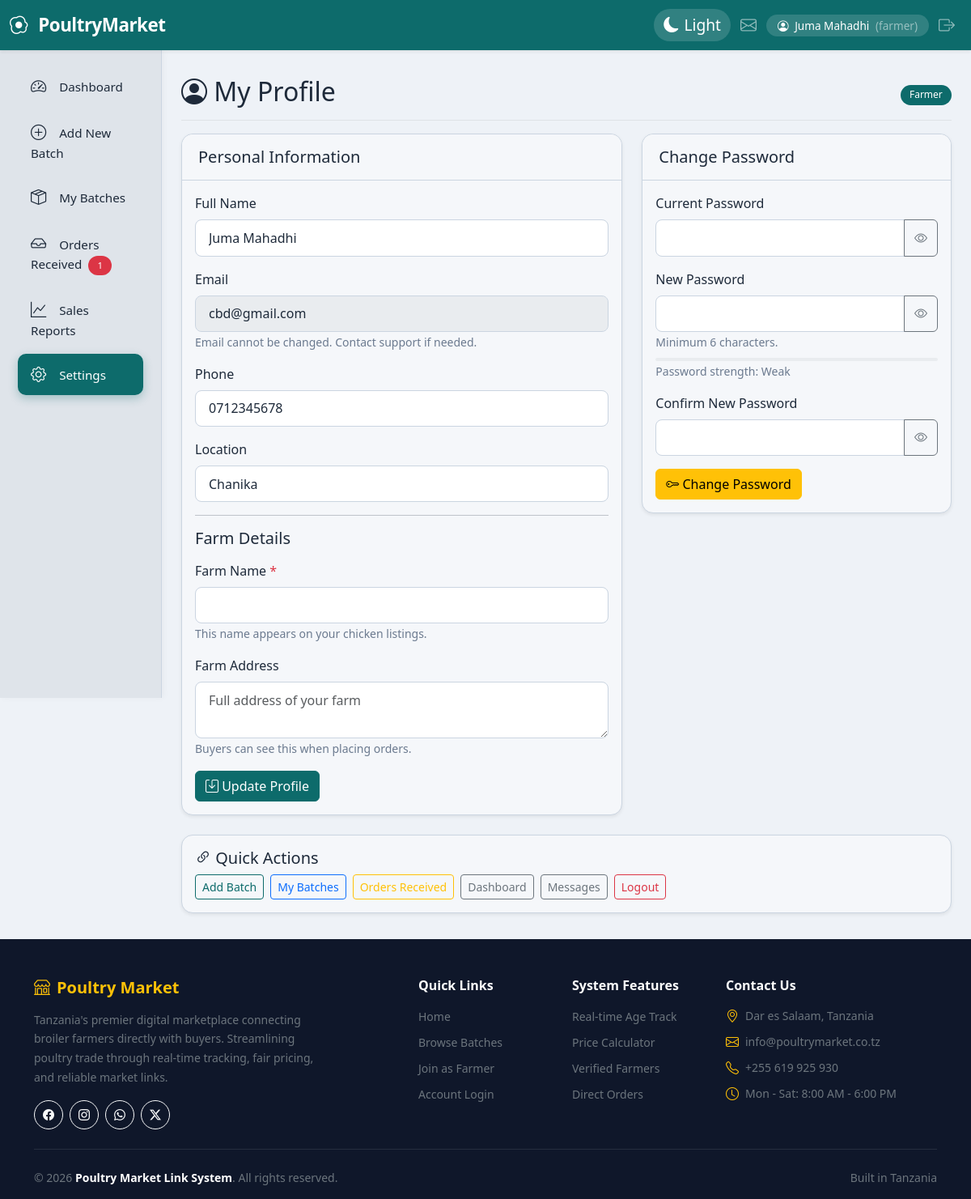
The app's page /profile.php (signed in) with its own data.
### tables this page shows
CREATE TABLE `users` (
  `id` int(11) NOT NULL,
  `name` varchar(100) NOT NULL,
  `email` varchar(100) NOT NULL,
  `password` varchar(255) NOT NULL,
  `phone` varchar(20) DEFAULT NULL,
  `location` varchar(255) DEFAULT NULL,
  `role` enum('admin','farmer','buyer') NOT NULL DEFAULT 'buyer',
  `created_at` timestamp NOT NULL DEFAULT current_timestamp(),
  `updated_at` timestamp NOT NULL DEFAULT current_timestamp() ON UPDATE current_timestamp()
);

### profile.php (the view, shortened to what this page needs)
<?php
require_once 'includes/config.php';
$user_id = $_SESSION['user_id'];
$role = $_SESSION['role'];
$stmt = $conn->prepare("SELECT name, email, phone, location, role FROM users WHERE id = ?");
$stmt->bind_param("i", $user_id);
$stmt->execute();
$user = $stmt->get_result()->fetch_assoc();
$farm_profile = null;
if ($role == 'farmer') {
    $profile_stmt = $conn->prepare("SELECT farm_name, farm_address FROM farmer_profiles WHERE user_id = ?");
    $profile_stmt->bind_param("i", $user_id);
    $profile_stmt->execute();
    $farm_profile = $profile_stmt->get_result()->fetch_assoc();
}
?>
<div class="d-flex justify-content-between flex-wrap flex-md-nowrap align-items-center pt-3 pb-2 mb-3 border-bottom">
    <h2><i class="bi bi-person-circle"></i> My Profile</h2>
    <span class="badge bg-success"><?= ucfirst($role) ?></span>
</div>
<div class="row">
    <div class="col-md-<?= $role == 'farmer' ? '7' : '6' ?>">
        <div class="card shadow-sm">
            <div class="card-header bg-white">
                <h5 class="mb-0">Personal Information</h5>
            </div>
            <div class="card-body">
                <form method="POST">
                    <div class="mb-3">
                        <label class="form-label">Full Name</label>
                        <input type="text" name="name" class="form-control" required value="<?= htmlspecialchars($user['name']) ?>">
                    </div>
                    <div class="mb-3">
                        <label class="form-label">Email</label>
                        <input type="email" class="form-control" value="<?= htmlspecialchars($user['email']) ?>" disabled>
                        <small class="text-muted">Email cannot be changed. Contact support if needed.</small>
                    </div>
                    <div class="mb-3">
                        <label class="form-label">Phone</label>
                        <input type="text" name="phone" class="form-control" value="<?= htmlspecialchars($user['phone'] ?? '') ?>">
                    </div>
                    <div class="mb-3">
                        <label class="form-label">Location</label>
                        <input type="text" name="location" class="form-control" value="<?= htmlspecialchars($user['location'] ?? '') ?>">
                    </div>
                    <?php if ($role == 'farmer'): ?>
                        <hr>
                        <h5 class="mb-3"><i class="bi bi-tractor"></i> Farm Details</h5>
                        <div class="mb-3">
                            <label class="form-label">Farm Name <span class="text-danger">*</span></label>
                            <input type="text" name="farm_name" class="form-control" required value="<?= htmlspecialchars($farm_profile['farm_name'] ?? '') ?>">
                            <small class="text-muted">This name appears on your chicken listings.</small>
                        </div>
                        <div class="mb-3">
                            <label class="form-label">Farm Address</label>
                            <textarea name="farm_address" class="form-control" rows="2" placeholder="Full address of your farm"><?= htmlspecialchars($farm_profile['farm_address'] ?? '') ?></textarea>
                            <small class="text-muted">Buyers can see this when placing orders.</small>
                        </div>
                    <?php endif; ?>
                    <button type="submit" class="btn btn-success">
                        <i class="bi bi-save"></i> Update Profile
                    </button>
                </form>
            </div>
        </div>
    </div>
    <div class="col-md-<?= $role == 'farmer' ? '5' : '6' ?>">
        <div class="card shadow-sm">
            <div class="card-header bg-white">
                <h5 class="mb-0">Change Password</h5>
            </div>
            <div class="card-body">
                <form method="POST">
                    <div class="mb-3">
                        <label class="form-label">Current Password</label>
                        <div class="input-group">
                            <input type="password" name="current_password" class="form-control" required>
                            <button class="btn btn-outline-secondary" type="button" onclick="togglePassword(this)">
                                <i class="bi bi-eye"></i>
                            </button>
                        </div>
                    </div>
                    <div class="mb-3">
                        <label class="form-label">New Password</label>
                        <div class="input-group">
                            <input type="password" name="new_password" class="form-control" required minlength="6">
                            <button class="btn btn-outline-secondary" type="button" onclick="togglePassword(this)">
                                <i class="bi bi-eye"></i>
                            </button>
                        </div>
                        <small class="text-muted">Minimum 6 characters.</small>
                        <div class="mt-2">
                            <div class="progress" style="height: 4px;">
                            </div>
                            <small id="strengthText" class="text-muted">Password strength: <span id="strengthLabel">Weak</span></small>
                        </div>
                    </div>
                    <div class="mb-3">
                        <label class="form-label">Confirm New Password</label>
                        <div class="input-group">
                            <input type="password" name="confirm_password" class="form-control" required>
                            <button class="btn btn-outline-secondary" type="button" onclick="togglePassword(this)">
                                <i class="bi bi-eye"></i>
                            </button>
                        </div>
                    </div>
                    <button type="submit" class="btn btn-warning">
                        <i class="bi bi-key"></i> Change Password
                    </button>
                </form>
            </div>
        </div>
    </div>
</div>
<div class="row mt-4">
    <div class="col-12">
        <div class="card shadow-sm">
            <div class="card-body">
                <h5><i class="bi bi-link-45deg"></i> Quick Actions</h5>
                <div class="d-flex flex-wrap gap-2">
                    <?php if ($role == 'farmer'): ?>
                        <a href="farmer/add_batch.php" class="btn btn-sm btn-outline-success">Add Batch</a>
                        <a href="farmer/my_batches.php" class="btn btn-sm btn-outline-primary">My Batches</a>
                        <a href="farmer/orders.php" class="btn btn-sm btn-outline-warning">Orders Received</a>
                        <a href="farmer/dashboard.php" class="btn btn-sm btn-outline-secondary">Dashboard</a>
                    <?php elseif ($role == 'buyer'): ?>
                        <a href="buyer/browse.php" class="btn btn-sm btn-outline-success">Browse Chickens</a>
                        <a href="buyer/my_orders.php" class="btn btn-sm btn-outline-primary">My Orders</a>
                        <a href="buyer/dashboard.php" class="btn btn-sm btn-outline-secondary">Dashboard</a>
                    <?php elseif ($role == 'admin'): ?>
                        <a href="admin/dashboard.php" class="btn btn-sm btn-outline-primary">Dashboard</a>
                        <a href="admin/users.php" class="btn btn-sm btn-outline-secondary">Manage Users</a>
                        <a href="admin/reports.php" class="btn btn-sm btn-outline-info">Reports</a>
                    <?php endif; ?>
                    <a href="messages.php" class="btn btn-sm btn-outline-secondary">Messages</a>
                    <a href="logout.php" class="btn btn-sm btn-outline-danger">Logout</a>
                </div>
            </div>
        </div>
    </div>
</div>
<?php
include 'layout.php';
?>

### style.css (style rules this page uses)
body { background-color: #f8f9fa; }
.card { border-radius: 10px; box-shadow: 0 2px 5px rgba(0,0,0,0.05); }
:root { --bg-body: #eef2f7; --bg-card: #f5f7fa; --bg-sidebar: #dfe4ea; --bg-navbar: #2d6a4f; --bg-input: #ffffff; --bg-modal: #f5f7fa; --bg-table-stripe: #eef2f7; --bg-table-hover: #dce3ed; --bg-badge: #2d6a4f; --text-primary: #1e2a3a; --text-secondary: #4a5568; --text-muted: #6b7a8f; --text-white: #ffffff; --text-navbar: #ffffff; --text-link: #1a4d8a; --border-color: #cbd5e1; --shadow-color: rgba(0, 0, 0, 0.08); --card-shadow: 0 4px 12px var(--shadow-color); --transition-speed: 0.3s; }
body { background-color: var(--bg-body); color: var(--text-primary); transition: background-color var(--transition-speed), color var(--transition-speed); font-family: 'Segoe UI', system-ui, -apple-system, sans-serif; }
.card { background-color: var(--bg-card); color: var(--text-primary); border: 1px solid var(--border-color); box-shadow: var(--card-shadow); transition: background-color var(--transition-speed), border var(--transition-speed), box-shadow var(--transition-speed); border-radius: 12px; }
.card-header { background-color: var(--bg-card); border-bottom: 1px solid var(--border-color); border-radius: 12px 12px 0 0 !important; padding: 1rem 1.25rem; }
.form-control, .form-select { background-color: var(--bg-input); color: var(--text-primary); border: 1px solid var(--border-color); border-radius: 8px; padding: 0.6rem 1rem; transition: border-color 0.2s; }
.btn-success { background-color: #2d6a4f; border-color: #2d6a4f; }
.btn-outline-success { color: #2d6a4f; border-color: #2d6a4f; }
.badge { font-weight: 500; padding: 0.4rem 0.7rem; border-radius: 50px; }
.bg-white { background-color: var(--bg-card) !important; }
.text-muted { color: var(--text-muted) !important; }

### layout.php (style rules this page uses)
:root { --bs-success: #0d6b6b; --bs-success-rgb: 13, 107, 107; --bs-primary: #0d6b6b; --bs-primary-rgb: 13, 107, 107; --bs-link-color: #0d6b6b; --bs-link-hover-color: #094a4a; }
.btn-success { background-color: #0d6b6b; border-color: #0d6b6b; }
.btn-outline-success { color: #0d6b6b; border-color: #0d6b6b; }
.badge.bg-success { background-color: #0d6b6b !important; }
.bg-success { background-color: #0d6b6b !important; }
.card { border-radius: 14px; border: 1px solid var(--border-color); box-shadow: 0 2px 12px rgba(0,0,0,0.05); transition: box-shadow 0.3s ease, transform 0.2s ease; }
.card-header { border-radius: 14px 14px 0 0 !important; font-weight: 600; }
body, .card, .sidebar, .navbar, .footer { transition: background-color 0.3s ease, color 0.3s ease, border-color 0.3s ease; }

### records on screen
users: name "Juma Mahadhi", email "cbd@gmail.com", phone "0712345678", location "Chanika"

### other values on screen
$_SESSION['name'] "Juma Mahadhi"
$_SESSION['role'] "farmer"
$pending_count "1"
$role "Farmer"
